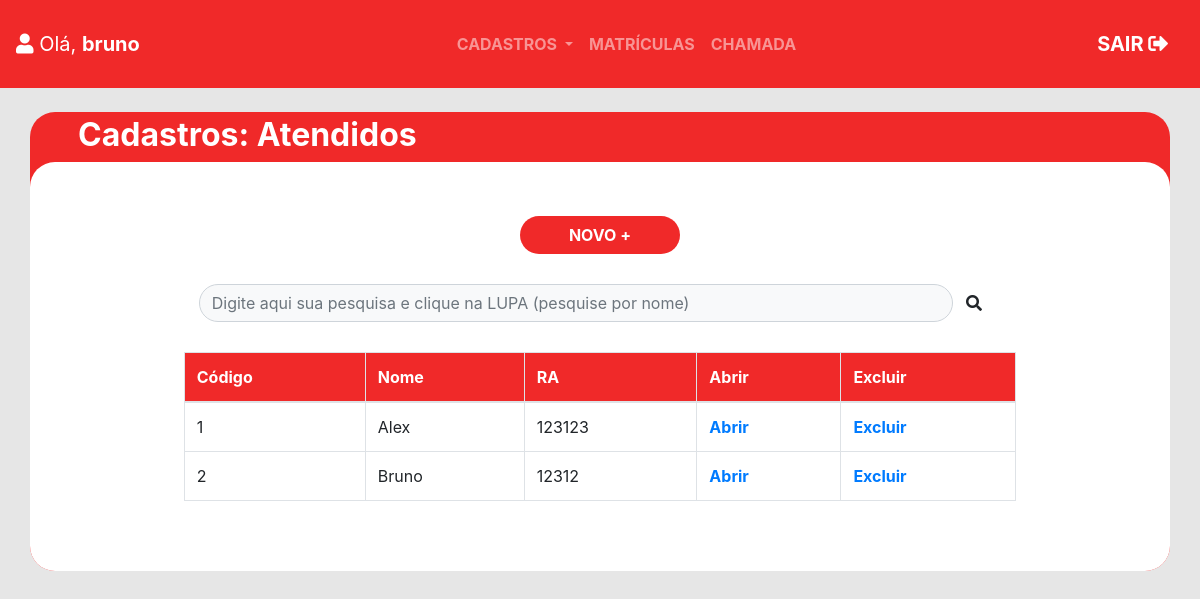
/atendidos/ (signed in), run on an earlier commit of the app's database.
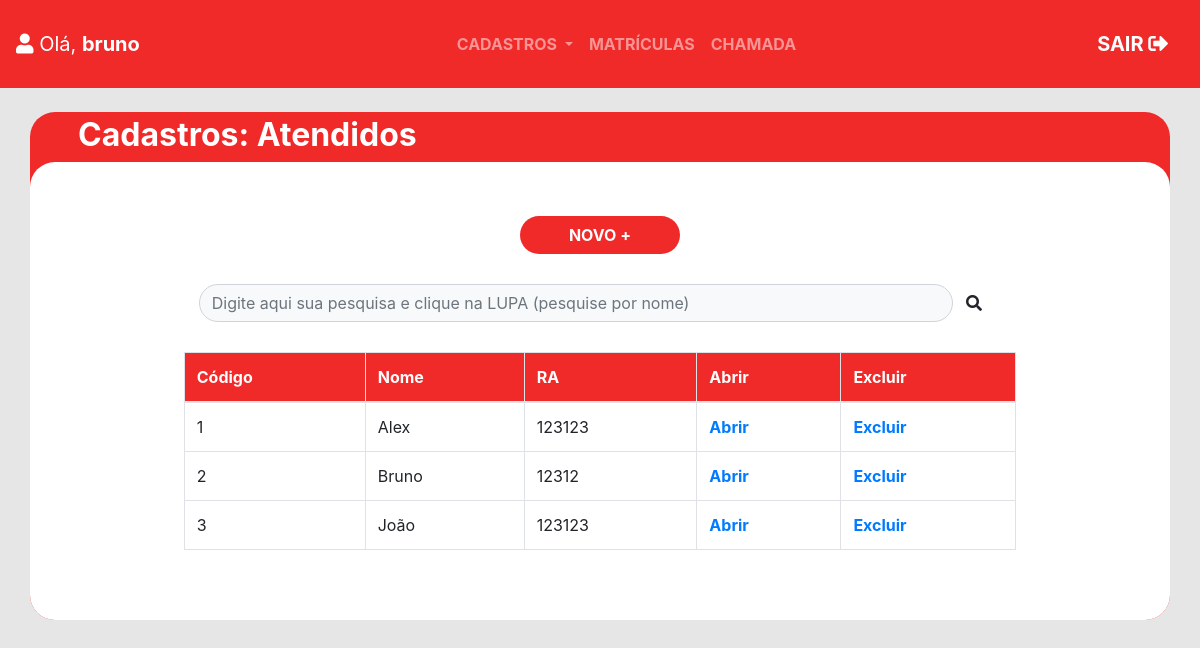
And on a later commit of the database.
### caritas_app/models.py (models this page shows, shortened)
class Atendido(models.Model):
    cod_atendido = models.AutoField(auto_created=True, primary_key=True)
    nome_atendido = models.CharField(max_length=50, null=False)
    ra_atendido = models.CharField(max_length=20, null=False)
    nis_atendido = models.CharField(max_length=11, null=False)
    nascimento_atendido = models.DateField(null=False)
    rua_atendido = models.CharField(max_length=50, null=False)
    numero_atendido = models.CharField(max_length=5, null=False)
    bairro_atendido = models.CharField(max_length=30, null=False)
    cidade_atendido = models.CharField(max_length=30, null=False)
    telefone_atendido = models.CharField(max_length=11, null=False)
    email_atendido = models.EmailField(max_length=30)
    cod_responsavel = models.ForeignKey(Responsavel, on_delete=models.CASCADE)
    class Meta:
        db_table = 'atendido'

### caritas_app/views.py (the view)
# urls.py: path('atendidos/', views.lista_atendidos, name='url_atendido'),
@login_required(login_url='/login/')
def lista_atendidos(request):
    atendido = tabela.Atendido.objects.all()
    pesquisa = request.GET.get('pesquisa')
    if pesquisa: #Caso exista uma pesquisa
        atendido = tabela.Atendido.objects.filter(nome_atendido__icontains=pesquisa)
    dados = {'atendidos': atendido}
    return render(request, 'atendido.html', dados)

### caritas_app/templates/atendido.html (shortened to what this page needs)
<!DOCTYPE html>
<html lang="pt-br">
<head>
  {% include "partials/head.html" %}
</head>
<body style="background-color: #E6E6E6">
  {% include "partials/navbar.html" %}
  <br>
  <div class="container px-0 " style="background-color: #F02929;border-radius: 25px">
    <h2 class="font-weight-bolder ml-5 pt-1 text-white"> Cadastros: Atendidos </h2>
    <div class="container-fluid bg-white " style="border-radius: 25px">
      <div style="height: 30px"></div>
      <br>
      <div class="text-center">
        <a href="{% url 'url_atendido_cadastro' %}">
          <button type="button" class="btn text-white px-5 font-weight-bolder"
            style="background-color: #F02929;border-radius: 25px"> NOVO +</button>
        </a>
      </div>
      <div style="height: 30px"></div>
      <div class="container w-75 mx-auto">
        <form class="form-inline" method="GET">
          <input type="text" class="form-control bg-light" placeholder="Digite aqui sua pesquisa e clique na LUPA (pesquise por nome)"
            name="pesquisa" style="width: 94%;border-radius: 25px">
          <button type="submit" class="btn"><i class="fas fa-search"></i></button>
        </form>
      </div>
      <div style="height: 30px"></div>
      <div class="w-75 mx-auto">
        <table class="table table-hover table-bordered">
          <thead style="background-color: #F02929; color: white">
            <tr>
              <th>Código</th>
              <th>Nome</th>
              <th>RA</th>
              <th>Abrir</th>
              <th>Excluir</th>
            </tr>
          </thead>
          <tbody>
            {% for atendido in atendidos %}
              <tr>
                <td>{{ atendido.cod_atendido }}</td>
                <td>{{ atendido.nome_atendido }}</td>
                <td>{{ atendido.ra_atendido }}</td>
                <th><a href="{% url 'url_atendido_update' atendido.cod_atendido %}">Abrir</th></a>
                <th><a href="{% url 'url_atendido_delete' atendido.cod_atendido %}">Excluir</th></a>
              </tr>
            {% endfor %}
          </tbody>
        </table>
      </div>
      <br>
      <div style="height: 30px"></div>
    </div>
  </div>
</body>
</html>

### caritas_app/templates/partials/head.html (shortened to what this page needs)
<link rel="stylesheet" href="https://maxcdn.bootstrapcdn.com/bootstrap/4.5.0/css/bootstrap.min.css">
<link rel="stylesheet" href="https://use.fontawesome.com/releases/v5.7.0/css/all.css"
>

### caritas_app/templates/partials/navbar.html (shortened to what this page needs)
<nav class="navbar navbar-expand-sm navbar-dark pt-4 pb-4" style="background-color: #F02929">
    <a class="navbar-brand justify-content-middle" href="{% url 'url_menu' %}"><i class="fas fa-user"></i> Olá, <span
        class="font-weight-bolder"> {{ user.get_username }}</span></a>
    <div class="collapse navbar-collapse" id="collapsibleNavbar">
      <ul class="navbar-nav font-weight-bolder mx-auto">
        <li class="nav-item dropdown">
          <a class="nav-link dropdown-toggle" href="#" id="navbardrop" data-toggle="dropdown">
            CADASTROS
          </a>
        </li>
        <li class="nav-item">
          <a class="nav-link" href="{% url 'url_matriculados' %}">MATRÍCULAS</a>
        </li>
        <li class="nav-item">
          <a class="nav-link" href="{% url 'url_chamadas' %}">CHAMADA</a>
        </li>
      </ul>
      <a class="navbar-brand justify-content-end font-weight-bolder" href="{% url 'url_logout' %}">SAIR <i
          class="fas fa-sign-out-alt"></i></a>
    </div>
  </nav>

What changed in the data, as far as the page shows it:
added Atendido: cod_atendido "3", nome_atendido "João", ra_atendido "123123"
